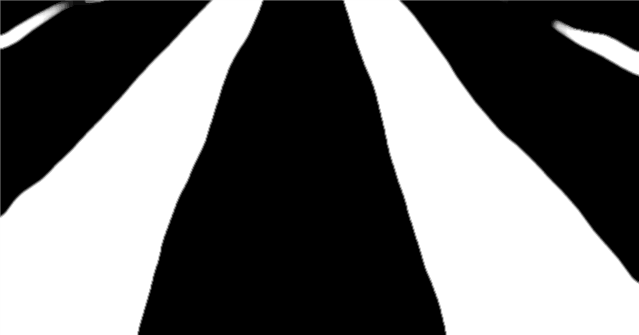
#> input picture sources/binary_img.png, 639 x 335 px
$ python extraction_label.py
#> lines starting #> are read from the running program, lines starting #| are printed output that depends on the picture
### find_startpoints.py
import cv2
import numpy as np
from scipy.signal import find_peaks
import matplotlib.pyplot as plt

class FindPeaks:
    def __init__(self, image_path, output_dir='./outputs/'):
        self.image_path = image_path
        self.output_dir = output_dir
        self.source_img = None
        self.img_cropped = None
        self.img_warped = None
        self.img_warped_with_peaks = None
        self.source_img_with_peaks = None
        self.M = None
        self.peaks = None
        self.peaks_in_original = None
        self.column_sum = None
        self.height_cropped = None
        self.line_position = None
        self.output_size = (640, 640)  # 投影图像的输出尺寸

    def load_and_preprocess_image(self):
        # 读取原始图像（灰度模式）
        self.source_img = cv2.imread(self.image_path, cv2.IMREAD_GRAYSCALE)
        self.source_img = cv2.resize(self.source_img, (640, 330))
        height, width = self.source_img.shape

        # 计算横线位置（图像底部 30%）
        self.line_position = int(height * 0.8)

        # 裁剪图像底部区域
        self.img_cropped = self.source_img[self.line_position:height, 0:width]
        self.height_cropped, width_cropped = self.img_cropped.shape

        # 定义裁剪区域的四个角点
        src_points = np.float32([
            [0, 0],
            [width_cropped - 1, 0],
            [width_cropped - 1, self.height_cropped - 1],
            [0, self.height_cropped - 1]
        ])

        # 定义目标区域的四个角点
        dst_points = np.float32([
            [0, 0],
            [self.output_size[0] - 1, 0],
            [self.output_size[0] - 1, self.output_size[1] - 1],
            [1, self.output_size[0] - 1]
        ])

        # 计算透视变换矩阵
        self.M = cv2.getPerspectiveTransform(src_points, dst_points)

        # 应用透视变换
        self.img_warped = cv2.warpPerspective(self.img_cropped, self.M, self.output_size)

        # 保存投影图像
        cv2.imwrite(f'{self.output_dir}/warped_image.png', self.img_warped)

    def detect_peaks(self):
        # 检测峰值（按列求和）
        self.column_sum = np.sum(self.img_warped, axis=0)  # 沿着行方向求和
        self.peaks, _ = find_peaks(self.column_sum)  # 检测峰值

        # 标记峰值位置
        self.img_warped_with_peaks = cv2.cvtColor(self.img_warped, cv2.COLOR_GRAY2BGR)
        for peak in self.peaks:
            cv2.circle(self.img_warped_with_peaks, (peak, self.height_cropped // 2), 5, (0, 0, 255), -1)

        # 保存标记峰值的投影图像
        cv2.imwrite(f'{self.output_dir}/warped_image_with_peaks.png', self.img_warped_with_peaks)

        # 绘制峰值曲线
        plt.figure(figsize=(10, 5))
        plt.plot(self.column_sum, label='Column Sum')
        plt.plot(self.peaks, self.column_sum[self.peaks], "x", label='Peaks')
        plt.legend()
        plt.title('Column Sum and Peaks')
        plt.xlabel('Column Index')
        plt.ylabel('Pixel Sum')
        plt.grid(True)
        plt.savefig(f'{self.output_dir}/column_sum_peaks.png')

    def inverse_warp_peaks(self):
        # 计算逆透视变换矩阵
        M_inv = cv2.invert(self.M)[1]

        # 将峰值位置从目标图像反投影到原始裁剪图像
        self.peaks_in_original = []
        for peak in self.peaks:
            # 假设峰值在目标图像的中间行
            peak_point = np.array([peak, self.height_cropped // 2, 1], dtype=np.float32)
            original_point = np.dot(M_inv, peak_point)
            original_point /= original_point[2]  # 归一化

            # 将裁剪图像的坐标转换为原始图像的坐标
            original_point[1] += self.line_position
            self.peaks_in_original.append((int(original_point[0]), int(original_point[1])))

        # 在原始图像上标记反投影后的峰值位置
        self.source_img_with_peaks = cv2.cvtColor(self.source_img, cv2.COLOR_GRAY2BGR)
        for peak in self.peaks_in_original:
            cv2.circle(self.source_img_with_peaks, peak, 5, (0, 0, 255), -1)

        # 保存结果图像
        cv2.imwrite(f'{self.output_dir}/source_image_with_peaks.png', self.source_img_with_peaks)
        # h,w = self.source_img_with_peaks.shape[:2]
        # crop_start = int(h * 0.7)
        #
        # # 裁剪图像底部 30%
        # img_cropped = self.source_img_with_peaks[0:crop_start, :]
        #

    def findpeaks_process(self):
        # 加载和预处理图像
        self.load_and_preprocess_image()
#> in load_and_preprocess_image, self.source_img is the input picture: shape (335, 639); min 0, max 255, mean 108.3
#> in load_and_preprocess_image, `self.img_cropped = self.source_img[self.line_position:height, 0:width]`:
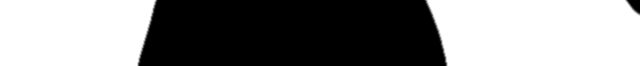
#> self.img_cropped: shape (66, 640); min 0, max 255, mean 138.4
#> in load_and_preprocess_image, `self.img_warped = cv2.warpPerspective(self.img_cropped, self.M, self.o..`:
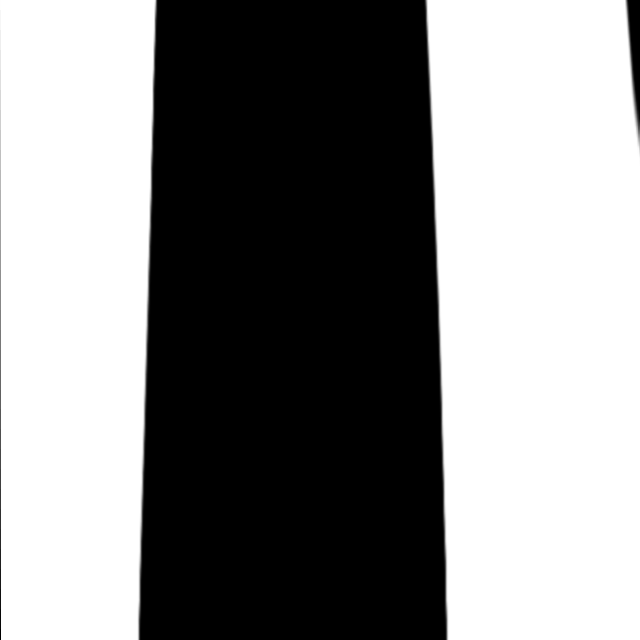
#> self.img_warped: shape (640, 640); min 0, max 255, mean 138.3

        # 检测峰值
        self.detect_peaks()
#> in detect_peaks, `self.column_sum = np.sum(self.img_warped, axis=0)`: self.column_sum = 640 values, max 163200 at index 2, min 0 at index 158, mean 88491.4
#> in detect_peaks, `self.peaks, _ = find_peaks(self.column_sum)`: self.peaks = [69, 536]
#> the loop in detect_peaks, `for peak in self.peaks:` made 2 passes
#> peak on passes 1 to 2: 69, 536
#> in detect_peaks, `plt.savefig(f'{self.output_dir}/column_sum_peaks.png')`:
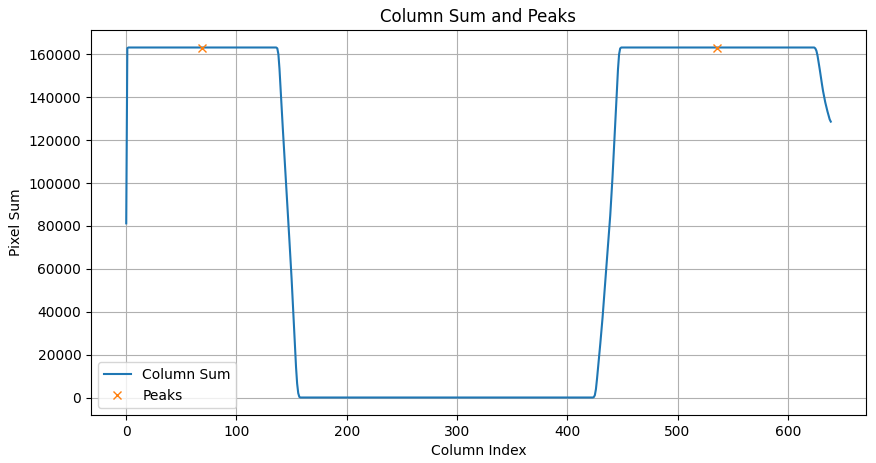
#> figure drawn by matplotlib, 1 panel; curve peaks at x = 2, y = 163200

        # 反投影峰值位置
        self.inverse_warp_peaks()
#> in inverse_warp_peaks, `M_inv = cv2.invert(self.M)[1]`: M_inv = [[1, -0.00156, 0], [0, 0.102, 0], [0, -2.45e-06, 1]]
#> the loop in inverse_warp_peaks, `for peak in self.peaks:` made 2 passes
#> (peak, peak_point) on passes 1 to 2: (69, [69, 33, 1]), (536, [536, 33, 1])
#> after the loop in inverse_warp_peaks, `for peak in self.peaks:`: self.peaks_in_original = [(68, 267), (535, 267)]
#> the loop in inverse_warp_peaks, `for peak in self.peaks_in_original:` made 2 passes
#> after the loop in inverse_warp_peaks, `for peak in self.peaks_in_original:`:
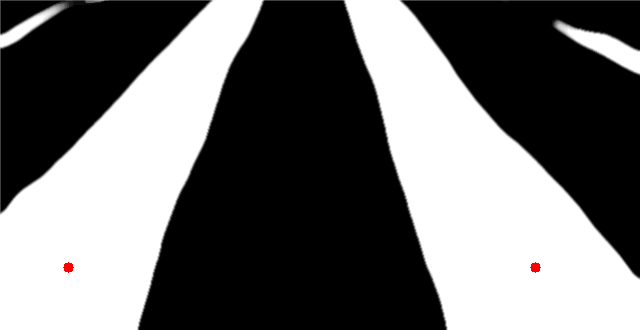
#> self.source_img_with_peaks: shape (330, 640, 3); mean B, G, R 108.1, 108.1, 108.3

        # 检查结果
        if len(self.peaks) == 0:
            print("在当前帧中未检测到峰值，增加裁剪比例进行更多探索。")
            return []  # 返回空列表表示未检测到峰值
        elif len(self.peaks_in_original) < 1:
            print("未检测到足够的峰值，当前帧被拒绝处理。")
            return []  # 返回空列表表示未检测到足够的峰值
        else:
            print(f"检测到 {len(self.peaks_in_original)} 个峰值，可以进行后续处理。")
#| 检测到 2 个峰值，可以进行后续处理。

            return self.peaks_in_original  # 返回峰值坐标列表

# 使用示例
# [4 lines that do not run on import are left out]

### extraction_label.py
import cv2
import numpy as np
import matplotlib.pyplot as plt
from find_startpoints import FindPeaks as Fp
import os

Strips = 10
Img_H = 330
Img_W = 640

def load_and_preprocess_image(image_path, output_dir):
    """
    加载图像并裁剪底部 10%，返回裁剪后的图像。
    """
    # 读取灰度图像
    source_img = cv2.imread(image_path, cv2.IMREAD_GRAYSCALE)
    if source_img is None:
        raise FileNotFoundError(f"无法找到图像文件：{image_path}")

    # 调整图像大小（可选）
    # source_img = cv2.resize(source_img, (640, 480))  # 调整为固定大小
    height, width = source_img.shape

    # 裁剪图像底部 10%
    crop_end = int(height * 0.9)  # 只保留前90%的高度
    img_cropped = source_img[0:crop_end, :]

    # 保存裁剪后的图像
    os.makedirs(output_dir, exist_ok=True)
    cv2.imwrite(f'{output_dir}/cropped_image.png', img_cropped)

    return source_img, img_cropped, crop_end

def extract_label_points(img_cropped, starting_points, num_strips=10, initial_roi_width=160, shrink_rate=0.95):
    """
    使用起始点提取标签点，返回每个起始点的标签中心点，并绘制微型 ROI 区域和标签点。
    """
    strip_height = img_cropped.shape[0] // num_strips  # 每个条带的高度
    all_label_centers = []
    img_with_rois_and_points = cv2.cvtColor(img_cropped, cv2.COLOR_GRAY2BGR)  # 将图像转换为 BGR 格式以便绘制

    for start_point in starting_points:
        label_centers = []  # 当前起始点的标签中心点列表
        start_x, start_y = start_point
        roi_width = initial_roi_width  # 初始化微型 ROI 的宽度

        # 遍历每个条带（从底部向上）
        for strip_idx in range(num_strips):
            # 计算条带的起始和结束行（从底部向上）
            strip_start = img_cropped.shape[0] - (strip_idx + 1) * strip_height
            strip_end = img_cropped.shape[0] - strip_idx * strip_height

            # 提取条带图像
            strip_img = img_cropped[strip_start:strip_end, :]

            # 定义微型 ROI 的初始位置
            roi_x_start = max(0, start_x - roi_width // 2)
            roi_x_end = min(strip_img.shape[1], start_x + roi_width // 2)

            # 提取微型 ROI 的图像
            roi_img = strip_img[:, roi_x_start:roi_x_end]

            # 找到微型 ROI 中的白色像素
            white_pixels = np.column_stack(np.where(roi_img > 0))

            if len(white_pixels) > 0:
                # 计算白色像素的中心
                center_x = roi_x_start + int(np.mean(white_pixels[:, 1]))
                center_y = strip_start + int(np.mean(white_pixels[:, 0]))
                label_centers.append((center_x, center_y))

                # 绘制 ROI 区域
                cv2.rectangle(img_with_rois_and_points, (roi_x_start, strip_start), (roi_x_end, strip_end), (0, 255, 0), 2)
                # 绘制标签点
                cv2.circle(img_with_rois_and_points, (center_x, center_y), 5, (0, 0, 255), -1)

                # 更新微型 ROI 的宽度和起始点
                roi_width = int(roi_width * shrink_rate)
                start_x = center_x
            else:
                # 如果没有找到白色像素，则跳出循环
                break

        all_label_centers.append(label_centers)

    # 保存绘制了 ROI 区域和标签点的图像

    os.makedirs(output_dir, exist_ok=True)
    cv2.imwrite(f'{output_dir}/cropped_image_with_rois_and_points.png', img_with_rois_and_points)

    return all_label_centers

# def fit_centerline(all_label_centers, img_cropped, output_dir):
#     """
#     对所有起始点的标签中心点拟合中心线，并绘制结果。
#     """
#     img_with_centerline = cv2.imread(f'{output_dir}/cropped_image_with_rois_and_points.png')
#     # img_with_centerline = cv2.cvtColor(img_cropped, cv2.COLOR_GRAY2BGR)
#
#     for i, label_centers in enumerate(all_label_centers):
#         if len(label_centers) < 2:  # 至少需要两个点才能拟合
#             print(f"标签点不足，无法拟合第 {i+1} 组中心线。")
#             continue
#
#         # 转换为 numpy 数组
#         label_centers = np.array(label_centers)
#
#         # 拟合二次多项式
#         poly_coeffs = np.polyfit(label_centers[:, 1], label_centers[:, 0], deg=2)
#         poly_func = np.poly1d(poly_coeffs)
#
#         # 在裁剪图像上绘制拟合的中心线
#         for y in range(img_cropped.shape[0]):
#             x = int(poly_func(y))
#             if 0 <= x < img_cropped.shape[1]:
#                 img_with_centerline[y, x] = [0, 255, 0]  # 绘制绿色线条
#
#         # 绘制标签点
#         for center in label_centers:
#             cv2.circle(img_with_centerline, (center[0], center[1]), 5, (0, 0, 255), -1)
#
#     # 保存绘制了中心线和标签点的图像
#     cv2.imwrite(f'{output_dir}/cropped_image_with_centerline_and_points.png', img_with_centerline)
#
#     # 可视化拟合中心线
#     # plt.figure(figsize=(10, 6))
#     # plt.imshow(img_cropped, cmap='gray')
#
#     for i, label_centers in enumerate(all_label_centers):
#         if len(label_centers) < 2:
#             continue
#
#         label_centers = np.array(label_centers)
#         y_vals = np.arange(img_cropped.shape[0])
#         x_vals = poly_func(y_vals)
#         plt.plot(x_vals, y_vals, color='green', label=f'Fitted Centerline {i+1}')
#
#     for i, label_centers in enumerate(all_label_centers):
#         if len(label_centers) < 2:
#             continue
#
#         label_centers = np.array(label_centers)
#         plt.scatter(label_centers[:, 0], label_centers[:, 1], color='red', label='Label Centers')
#
#     # plt.legend()
#     # plt.title('Fitted Centerlines')
#     # plt.xlabel('X')
#     # plt.ylabel('Y')
#     # plt.gca()
#     # plt.savefig(f'{output_dir}/fitted_centerline_visualization.png')
#     # plt.show()
def calculate_midpoints(all_label_centers):
    """
    计算每条条带中所有标签点的中点。
    """
    num_strips = max([len(label_centers) for label_centers in all_label_centers])
    midpoints = []
    for strip_idx in range(num_strips):
        points_in_strip = [label_centers[strip_idx] for label_centers in all_label_centers if
                           strip_idx < len(label_centers)]
        if points_in_strip:
            avg_x = int(np.mean([point[0] for point in points_in_strip]))
            avg_y = int(np.mean([point[1] for point in points_in_strip]))
            midpoints.append((avg_x, avg_y))
    return midpoints


def fit_centerline(all_label_centers, img_cropped, output_dir):
    """
    对所有起始点的标签中心点拟合中心线，并绘制结果。
    """
    img_with_centerline_path = f'{output_dir}/cropped_image_with_rois_and_points.png'
    if not os.path.exists(img_with_centerline_path):
        print("Error: 找不到带有ROI和标签点的图像文件。")
        return

    img_with_centerline = cv2.imread(img_with_centerline_path)

    for i, label_centers in enumerate(all_label_centers):
        if len(label_centers) < 2:  # 至少需要两个点才能拟合直线
            print(f"标签点不足，无法拟合第 {i + 1} 组直线。")
            continue

        # 转换为 numpy 数组
        label_centers = np.array(label_centers)

        # 分离 X 和 Y 坐标
        x_coords = label_centers[:, 0]
        y_coords = label_centers[:, 1]

        # 使用最小二乘法拟合直线
        poly_coeffs = np.polyfit(y_coords, x_coords, deg=1)  # 一阶多项式拟合
        poly_func = np.poly1d(poly_coeffs)  # 转换为多项式函数

        # 打印拟合的直线方程
        print(f"第 {i + 1} 组拟合直线方程: x = {poly_coeffs[0]:.4f} * y + {poly_coeffs[1]:.4f}")

        # 计算直线的起点和终点
        y_start = 0  # 图像顶部
        y_end = img_cropped.shape[0]  # 图像底部
        x_start = int(poly_func(y_start))  # 直线在顶部的 x 坐标
        x_end = int(poly_func(y_end))  # 直线在底部的 x 坐标

        # 确保起点和终点在图像范围内
        x_start = max(0, min(x_start, img_cropped.shape[1] - 1))
        x_end = max(0, min(x_end, img_cropped.shape[1] - 1))

        # 绘制拟合的直线
        cv2.line(img_with_centerline, (x_start, y_start), (x_end, y_end), (0, 200, 255), thickness=2)

        # 绘制标签点
        for center in label_centers:
            cv2.circle(img_with_centerline, (center[0], center[1]), 5, (0, 0, 255), -1)  # 红色点

    midpoints = calculate_midpoints(all_label_centers)
    if len(midpoints) >= 2:
        # 将中点转换为 NumPy 数组
        midpoints = np.array(midpoints)

        # 分离 X 和 Y 坐标
        x_coords = midpoints[:, 0]
        y_coords = midpoints[:, 1]

        # 使用最小二乘法拟合中线
        poly_coeffs_mid = np.polyfit(y_coords, x_coords, deg=1)  # 一阶多项式拟合
        poly_func_mid = np.poly1d(poly_coeffs_mid)  # 转换为多项式函数

        # 打印拟合的中线方程
        print(f"拟合中线方程: x = {poly_coeffs_mid[0]:.4f} * y + {poly_coeffs_mid[1]:.4f}")

        # 计算中线的起点和终点
        y_start = 0  # 图像顶部
        y_end = img_cropped.shape[0]  # 图像底部
        x_start_mid = int(poly_func_mid(y_start))  # 中线在顶部的 x 坐标
        x_end_mid = int(poly_func_mid(y_end))  # 中线在底部的 x 坐标

        # 确保中线起点和终点在图像范围内
        x_start_mid = max(0, min(x_start_mid, img_cropped.shape[1] - 1))
        x_end_mid = max(0, min(x_end_mid, img_cropped.shape[1] - 1))

        # 绘制拟合的中线
        cv2.line(img_with_centerline, (x_start_mid, y_start), (x_end_mid, y_end), (0, 0, 255), thickness=2)

        # 绘制中点
        for midpoint in midpoints:
            cv2.circle(img_with_centerline, (midpoint[0], midpoint[1]), 5, (0, 120, 180), -1)

    # 保存绘制了拟合直线和中线的图像
    os.makedirs(output_dir, exist_ok=True)
    cv2.imwrite(f'{output_dir}/fitness_straight_line_with_midline.png', img_with_centerline)
    # 保存绘制了拟合直线和标签点的图像
    os.makedirs(output_dir, exist_ok=True)
    cv2.imwrite(f'{output_dir}/Final_Out.png', img_with_centerline)


def fit_and_evaluate(all_label_centers):
    ssr_list = []
    for i, label_centers in enumerate(all_label_centers):
        if len(label_centers) < 2:
            print(f"标签点不足，无法拟合第 {i + 1} 组直线。")
            continue

        label_centers = np.array(label_centers)
        x_coords = label_centers[:, 0]
        y_coords = label_centers[:, 1]

        # 拟合直线
        poly_coeffs = np.polyfit(y_coords, x_coords, deg=1)
        poly_func = np.poly1d(poly_coeffs)

        # 计算拟合值
        x_fitted = poly_func(y_coords)

        # 计算残差平方和
        residuals = x_coords - x_fitted
        ssr = np.sum(residuals ** 2)
        ssr_list.append(ssr)

        print(f"第 {i + 1} 组直线的残差平方和: {ssr}")

    return ssr_list


def process(image_path, starting_points, output_dir='./outputs_without_adaptive'):
    """
    主处理流程：加载图像、提取标签点、拟合中心线。
    """
    # 加载和预处理图像
    source_img, img_cropped, crop_end = load_and_preprocess_image(image_path, output_dir)

    # 提取标签点
    all_label_centers = extract_label_points(img_cropped, starting_points)
    print(f"提取了 {len(all_label_centers)} 组标签点。")

    # 拟合中心线
    fit_centerline(all_label_centers, img_cropped, output_dir)
    ssr = fit_and_evaluate(all_label_centers)

# 使用示例
if __name__ == '__main__':
    # 输入图像路径
    image_path = 'sources/binary_img.png'
    peaks = Fp(image_path)
    # 假设起始点（可以通过其他算法或手动指定）
    start_points_pre = peaks.findpeaks_process()
#> start_points_pre = [(68, 267), (535, 267)]

    # 输出目录

    output_dir = './outputs_without_adaptive'
    # 计算起始点
    start_points = [(start_points_pre[0][0], Img_H - (int)(Img_H / Strips / 2)),
                    (start_points_pre[1][0], Img_H - (int)(Img_H / Strips / 2))]
#> start_points = [(68, 314), (535, 314)]
    print(start_points)
#| [(68, 314), (535, 314)]

    # 执行处理流程
    process(image_path, start_points, output_dir)
#> in load_and_preprocess_image, `img_cropped = source_img[0:crop_end, :]`:
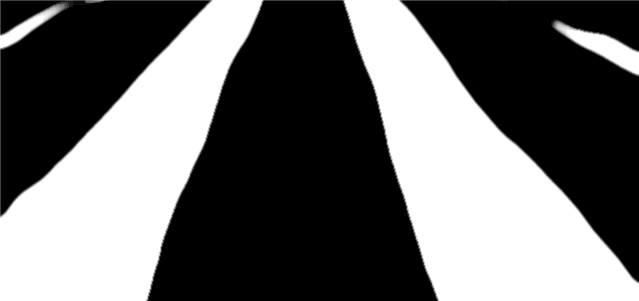
#> img_cropped: shape (301, 639); min 0, max 255, mean 105.3
#> in process, `source_img, img_cropped, crop_end = load_and_preprocess_image(image_pa..`: crop_end = 301
#> the loop in extract_label_points, `for start_point in starting_points:` made 2 passes
#> start_y on passes 1 to 2: 314, 314
#> after the loop in extract_label_points, `for start_point in starting_points:`:
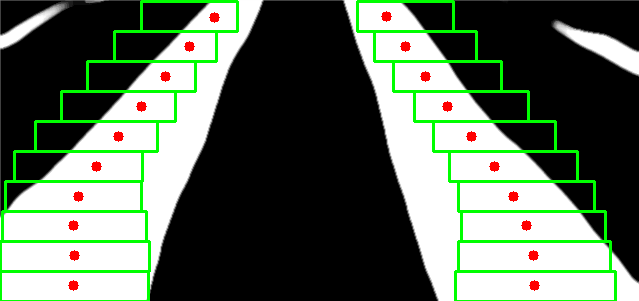
#> img_with_rois_and_points: shape (301, 639, 3); mean B, G, R 92.6, 108.2, 94.7
#> after the loop in extract_label_points, `for start_point in starting_points:`: all_label_centers = [[(73, 285), (74, 255), (73, 225), (78, 196), (96, 166), (118, 136), (141, 106), (165, 76), (189, 46), (214, 17)], [(534, 285), (533, 255), (526, 225), (513, 196), (494, 166), (471, 136), (447, 106), (425, 76), (405, 46), (386, 16)]]
#> (the rest of the program and of its run is left out)
